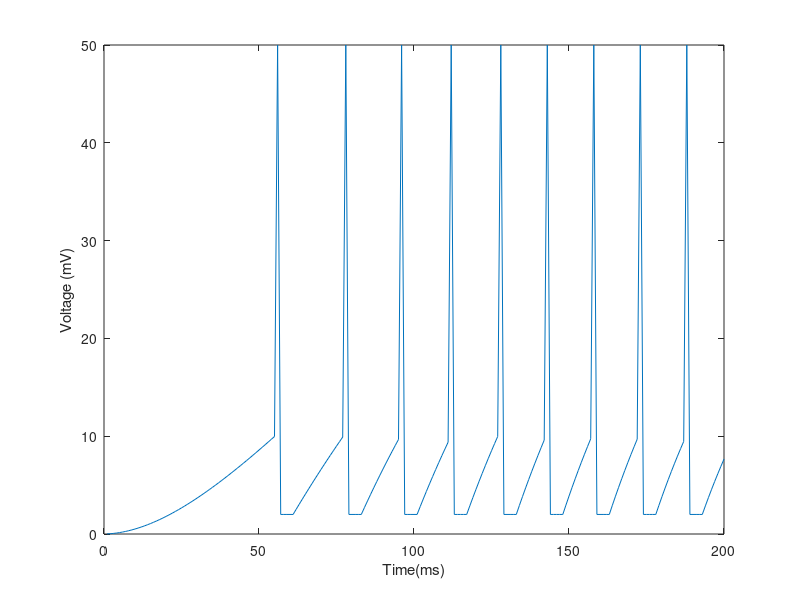

Recreate this plot in MATLAB.
% Basic integrate-and-fire neuron 
% R Rao 1999  (adapted for 590rr)
% Updated 01/2018 CvR

clear
% for sinusoidal input current
%f = 0.5; %frequency, in radians/ms

% capacitance and leak resistance
C = 1; % nF
R = 40; % M ohms

% I & F implementation dV/dt = - V/RC + I/C
% Using h = 1 ms step size, Euler method

V = 0;
tstop = 200; %stop time, in ms
abs_ref = 5; % absolute refractory period, ms
ref = 0; % absolute refractory period counter
V_trace = []; % voltage trace for plotting
V_th = 10; % spike threshold

f = 0.01;

% input current
% I=1; %in microAmps
I = sin((1:tstop)*f); 
I(I<0)=0;

for t = 1:tstop
  
   if ~ref
       % V = V - (V/(R*C)) + (I/C);
     V = V - (V/(R*C)) + (I(t)/C);
   else
     ref = ref - 1;
     V = 0.2*V_th; % reset voltage
   end
   
   if (V > V_th)
     V = 50;  % emit spike
     ref = abs_ref; % set refractory counter
   end

   V_trace = [V_trace V];

end

figure
plot(V_trace)
xlabel('Time(ms)')
ylabel('Voltage (mV)')
